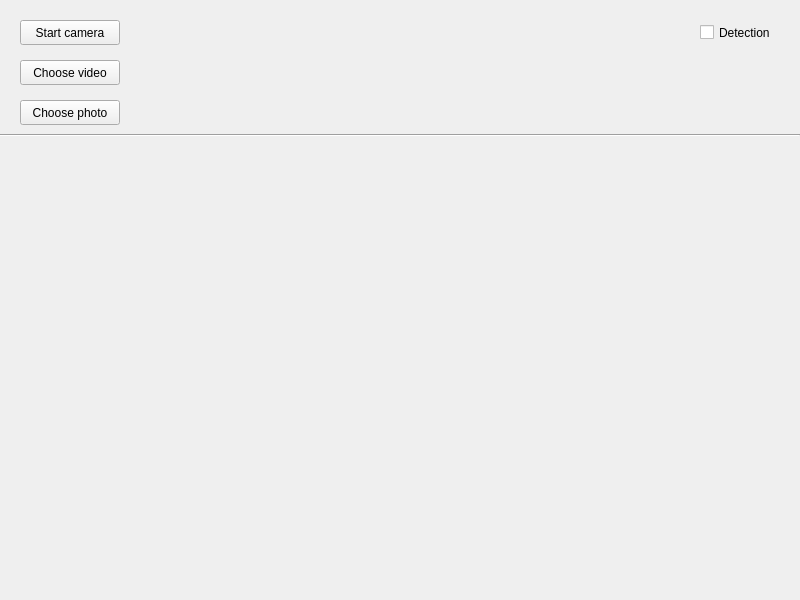
<?xml version="1.0" encoding="UTF-8"?>
<ui version="4.0">
 <class>MainWindow</class>
 <widget class="QMainWindow" name="MainWindow">
  <property name="geometry">
   <rect>
    <x>0</x>
    <y>0</y>
    <width>800</width>
    <height>600</height>
   </rect>
  </property>
  <property name="maximumSize">
   <size>
    <width>800</width>
    <height>600</height>
   </size>
  </property>
  <property name="windowTitle">
   <string>RiPO J.Pawleniak 248897</string>
  </property>
  <property name="autoFillBackground">
   <bool>false</bool>
  </property>
  <widget class="QWidget" name="centralwidget">
   <widget class="QLabel" name="image">
    <property name="geometry">
     <rect>
      <x>0</x>
      <y>135</y>
      <width>800</width>
      <height>465</height>
     </rect>
    </property>
    <property name="text">
     <string/>
    </property>
    <property name="pixmap">
     <pixmap>starting page.png</pixmap>
    </property>
    <property name="scaledContents">
     <bool>true</bool>
    </property>
   </widget>
   <widget class="Line" name="line">
    <property name="geometry">
     <rect>
      <x>0</x>
      <y>125</y>
      <width>800</width>
      <height>20</height>
     </rect>
    </property>
    <property name="orientation">
     <enum>Qt::Horizontal</enum>
    </property>
   </widget>
   <widget class="QCheckBox" name="detectionCheckBox">
    <property name="geometry">
     <rect>
      <x>700</x>
      <y>20</y>
      <width>85</width>
      <height>25</height>
     </rect>
    </property>
    <property name="text">
     <string>Detection</string>
    </property>
   </widget>
   <widget class="QPushButton" name="startCameraButton">
    <property name="geometry">
     <rect>
      <x>20</x>
      <y>20</y>
      <width>100</width>
      <height>25</height>
     </rect>
    </property>
    <property name="text">
     <string>Start camera</string>
    </property>
   </widget>
   <widget class="QPushButton" name="startPhotoButton">
    <property name="geometry">
     <rect>
      <x>20</x>
      <y>100</y>
      <width>100</width>
      <height>25</height>
     </rect>
    </property>
    <property name="text">
     <string>Choose photo</string>
    </property>
   </widget>
   <widget class="QPushButton" name="startVideoButton">
    <property name="geometry">
     <rect>
      <x>20</x>
      <y>60</y>
      <width>100</width>
      <height>25</height>
     </rect>
    </property>
    <property name="text">
     <string>Choose video</string>
    </property>
    <property name="default">
     <bool>false</bool>
    </property>
   </widget>
  </widget>
 </widget>
 <resources/>
 <connections>
  <connection>
   <sender>startPhotoButton</sender>
   <signal>clicked()</signal>
   <receiver>MainWindow</receiver>
   <slot>startPhotoButton_Clicked()</slot>
   <hints>
    <hint type="sourcelabel">
     <x>76</x>
     <y>107</y>
    </hint>
    <hint type="destinationlabel">
     <x>153</x>
     <y>99</y>
    </hint>
   </hints>
  </connection>
  <connection>
   <sender>startVideoButton</sender>
   <signal>clicked()</signal>
   <receiver>MainWindow</receiver>
   <slot>startVideoButton_Clicked()</slot>
   <hints>
    <hint type="sourcelabel">
     <x>52</x>
     <y>71</y>
    </hint>
    <hint type="destinationlabel">
     <x>146</x>
     <y>59</y>
    </hint>
   </hints>
  </connection>
  <connection>
   <sender>startCameraButton</sender>
   <signal>clicked()</signal>
   <receiver>MainWindow</receiver>
   <slot>startCameraButton_Clicked()</slot>
   <hints>
    <hint type="sourcelabel">
     <x>91</x>
     <y>39</y>
    </hint>
    <hint type="destinationlabel">
     <x>145</x>
     <y>12</y>
    </hint>
   </hints>
  </connection>
 </connections>
 <slots>
  <slot>startCameraButton_Clicked()</slot>
  <slot>startVideoButton_Clicked()</slot>
  <slot>startPhotoButton_Clicked()</slot>
 </slots>
</ui>
